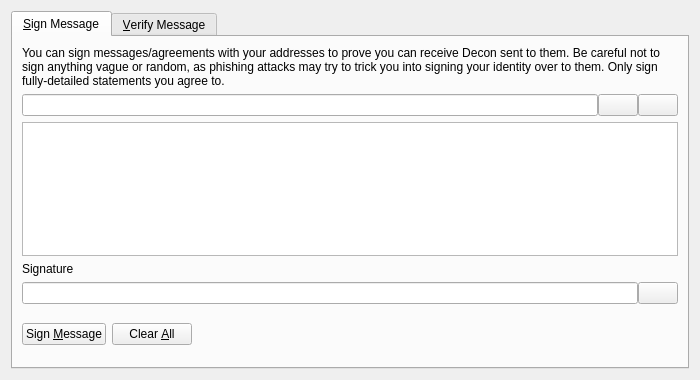
<?xml version="1.0" encoding="UTF-8"?>
<ui version="4.0">
 <class>SignVerifyMessageDialog</class>
 <widget class="QDialog" name="SignVerifyMessageDialog">
  <property name="geometry">
   <rect>
    <x>0</x>
    <y>0</y>
    <width>700</width>
    <height>380</height>
   </rect>
  </property>
  <property name="windowTitle">
   <string>Signatures - Sign / Verify a Message</string>
  </property>
  <property name="modal">
   <bool>true</bool>
  </property>
  <layout class="QVBoxLayout" name="verticalLayout">
   <item>
    <widget class="QTabWidget" name="tabWidget">
     <property name="currentIndex">
      <number>0</number>
     </property>
     <widget class="QWidget" name="tabSignMessage">
      <attribute name="title">
       <string>&amp;Sign Message</string>
      </attribute>
      <layout class="QVBoxLayout" name="verticalLayout_SM">
       <item>
        <widget class="QLabel" name="infoLabel_SM">
         <property name="text">
          <string>You can sign messages/agreements with your addresses to prove you can receive Decon sent to them. Be careful not to sign anything vague or random, as phishing attacks may try to trick you into signing your identity over to them. Only sign fully-detailed statements you agree to.</string>
         </property>
         <property name="textFormat">
          <enum>Qt::PlainText</enum>
         </property>
         <property name="wordWrap">
          <bool>true</bool>
         </property>
        </widget>
       </item>
       <item>
        <layout class="QHBoxLayout" name="horizontalLayout_1_SM">
         <property name="spacing">
          <number>0</number>
         </property>
         <item>
          <widget class="QValidatedLineEdit" name="addressIn_SM">
           <property name="toolTip">
            <string>The Decon address to sign the message with</string>
           </property>
          </widget>
         </item>
         <item>
          <widget class="QPushButton" name="addressBookButton_SM">
           <property name="toolTip">
            <string>Choose previously used address</string>
           </property>
           <property name="text">
            <string/>
           </property>
           <property name="shortcut">
            <string>Alt+A</string>
           </property>
           <property name="autoDefault">
            <bool>false</bool>
           </property>
          </widget>
         </item>
         <item>
          <widget class="QPushButton" name="pasteButton_SM">
           <property name="toolTip">
            <string>Paste address from clipboard</string>
           </property>
           <property name="text">
            <string/>
           </property>
           <property name="shortcut">
            <string>Alt+P</string>
           </property>
           <property name="autoDefault">
            <bool>false</bool>
           </property>
          </widget>
         </item>
        </layout>
       </item>
       <item>
        <widget class="QPlainTextEdit" name="messageIn_SM">
         <property name="toolTip">
          <string>Enter the message you want to sign here</string>
         </property>
        </widget>
       </item>
       <item>
        <widget class="QLabel" name="signatureLabel_SM">
         <property name="text">
          <string>Signature</string>
         </property>
         <property name="textFormat">
          <enum>Qt::PlainText</enum>
         </property>
        </widget>
       </item>
       <item>
        <layout class="QHBoxLayout" name="horizontalLayout_2_SM">
         <property name="spacing">
          <number>0</number>
         </property>
         <item>
          <widget class="QLineEdit" name="signatureOut_SM">
           <property name="font">
            <font>
             <italic>true</italic>
            </font>
           </property>
           <property name="readOnly">
            <bool>true</bool>
           </property>
          </widget>
         </item>
         <item>
          <widget class="QPushButton" name="copySignatureButton_SM">
           <property name="toolTip">
            <string>Copy the current signature to the system clipboard</string>
           </property>
           <property name="text">
            <string/>
           </property>
           <property name="autoDefault">
            <bool>false</bool>
           </property>
          </widget>
         </item>
        </layout>
       </item>
       <item>
        <layout class="QHBoxLayout" name="horizontalLayout_3_SM">
         <item>
          <widget class="QPushButton" name="signMessageButton_SM">
           <property name="toolTip">
            <string>Sign the message to prove you own this Decon address</string>
           </property>
           <property name="text">
            <string>Sign &amp;Message</string>
           </property>
           <property name="autoDefault">
            <bool>false</bool>
           </property>
          </widget>
         </item>
         <item>
          <widget class="QPushButton" name="clearButton_SM">
           <property name="toolTip">
            <string>Reset all sign message fields</string>
           </property>
           <property name="text">
            <string>Clear &amp;All</string>
           </property>
           <property name="autoDefault">
            <bool>false</bool>
           </property>
          </widget>
         </item>
         <item>
          <spacer name="horizontalSpacer_1_SM">
           <property name="orientation">
            <enum>Qt::Horizontal</enum>
           </property>
           <property name="sizeHint" stdset="0">
            <size>
             <width>40</width>
             <height>48</height>
            </size>
           </property>
          </spacer>
         </item>
         <item>
          <widget class="QLabel" name="statusLabel_SM">
           <property name="font">
            <font>
             <weight>75</weight>
             <bold>true</bold>
            </font>
           </property>
           <property name="text">
            <string/>
           </property>
           <property name="wordWrap">
            <bool>true</bool>
           </property>
          </widget>
         </item>
         <item>
          <spacer name="horizontalSpacer_2_SM">
           <property name="orientation">
            <enum>Qt::Horizontal</enum>
           </property>
           <property name="sizeHint" stdset="0">
            <size>
             <width>40</width>
             <height>48</height>
            </size>
           </property>
          </spacer>
         </item>
        </layout>
       </item>
      </layout>
     </widget>
     <widget class="QWidget" name="tabVerifyMessage">
      <attribute name="title">
       <string>&amp;Verify Message</string>
      </attribute>
      <layout class="QVBoxLayout" name="verticalLayout_VM">
       <item>
        <widget class="QLabel" name="infoLabel_VM">
         <property name="text">
          <string>Enter the receiver's address, message (ensure you copy line breaks, spaces, tabs, etc. exactly) and signature below to verify the message. Be careful not to read more into the signature than what is in the signed message itself, to avoid being tricked by a man-in-the-middle attack. Note that this only proves the signing party receives with the address, it cannot prove sendership of any transaction!</string>
         </property>
         <property name="textFormat">
          <enum>Qt::PlainText</enum>
         </property>
         <property name="alignment">
          <set>Qt::AlignLeading|Qt::AlignLeft|Qt::AlignTop</set>
         </property>
         <property name="wordWrap">
          <bool>true</bool>
         </property>
        </widget>
       </item>
       <item>
        <layout class="QHBoxLayout" name="horizontalLayout_1_VM">
         <property name="spacing">
          <number>0</number>
         </property>
         <item>
          <widget class="QValidatedLineEdit" name="addressIn_VM">
           <property name="toolTip">
            <string>The Decon address the message was signed with</string>
           </property>
          </widget>
         </item>
         <item>
          <widget class="QPushButton" name="addressBookButton_VM">
           <property name="toolTip">
            <string>Choose previously used address</string>
           </property>
           <property name="text">
            <string/>
           </property>
           <property name="shortcut">
            <string>Alt+A</string>
           </property>
           <property name="autoDefault">
            <bool>false</bool>
           </property>
          </widget>
         </item>
        </layout>
       </item>
       <item>
        <widget class="QPlainTextEdit" name="messageIn_VM"/>
       </item>
       <item>
        <widget class="QValidatedLineEdit" name="signatureIn_VM"/>
       </item>
       <item>
        <layout class="QHBoxLayout" name="horizontalLayout_2_VM">
         <item>
          <widget class="QPushButton" name="verifyMessageButton_VM">
           <property name="toolTip">
            <string>Verify the message to ensure it was signed with the specified Decon address</string>
           </property>
           <property name="text">
            <string>Verify &amp;Message</string>
           </property>
           <property name="autoDefault">
            <bool>false</bool>
           </property>
          </widget>
         </item>
         <item>
          <widget class="QPushButton" name="clearButton_VM">
           <property name="toolTip">
            <string>Reset all verify message fields</string>
           </property>
           <property name="text">
            <string>Clear &amp;All</string>
           </property>
           <property name="autoDefault">
            <bool>false</bool>
           </property>
          </widget>
         </item>
         <item>
          <spacer name="horizontalSpacer_1_VM">
           <property name="orientation">
            <enum>Qt::Horizontal</enum>
           </property>
           <property name="sizeHint" stdset="0">
            <size>
             <width>40</width>
             <height>48</height>
            </size>
           </property>
          </spacer>
         </item>
         <item>
          <widget class="QLabel" name="statusLabel_VM">
           <property name="font">
            <font>
             <weight>75</weight>
             <bold>true</bold>
            </font>
           </property>
           <property name="text">
            <string/>
           </property>
           <property name="wordWrap">
            <bool>true</bool>
           </property>
          </widget>
         </item>
         <item>
          <spacer name="horizontalSpacer_2_VM">
           <property name="orientation">
            <enum>Qt::Horizontal</enum>
           </property>
           <property name="sizeHint" stdset="0">
            <size>
             <width>40</width>
             <height>48</height>
            </size>
           </property>
          </spacer>
         </item>
        </layout>
       </item>
      </layout>
     </widget>
    </widget>
   </item>
  </layout>
 </widget>
 <customwidgets>
  <customwidget>
   <class>QValidatedLineEdit</class>
   <extends>QLineEdit</extends>
   <header>qvalidatedlineedit.h</header>
  </customwidget>
 </customwidgets>
 <resources>
  <include location="../decon.qrc"/>
 </resources>
 <connections/>
</ui>
